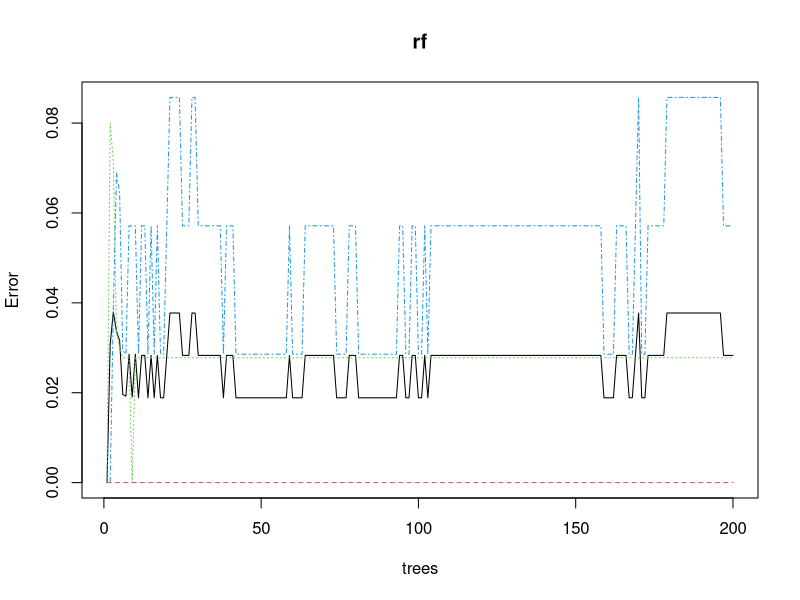
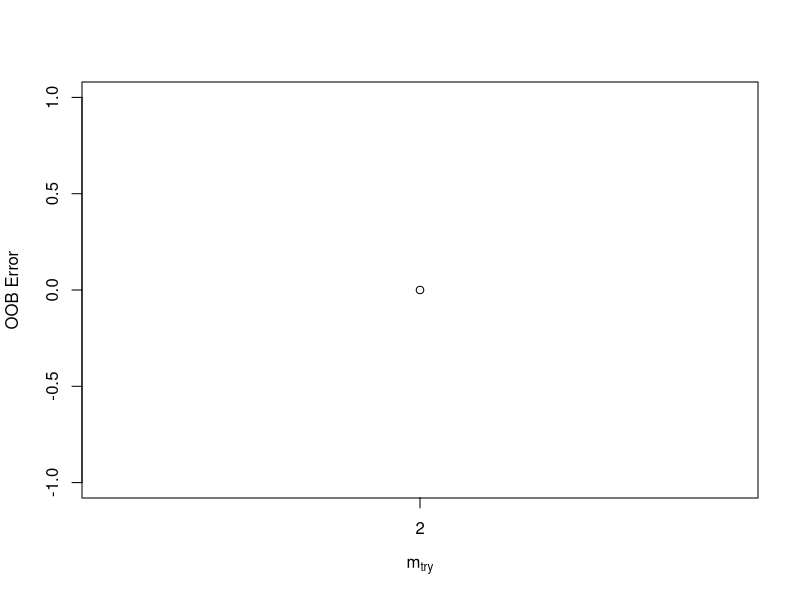
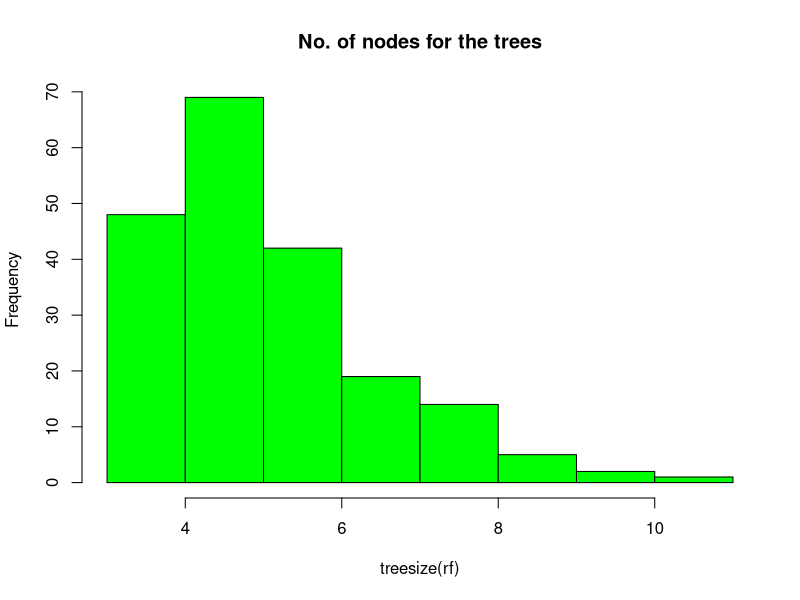
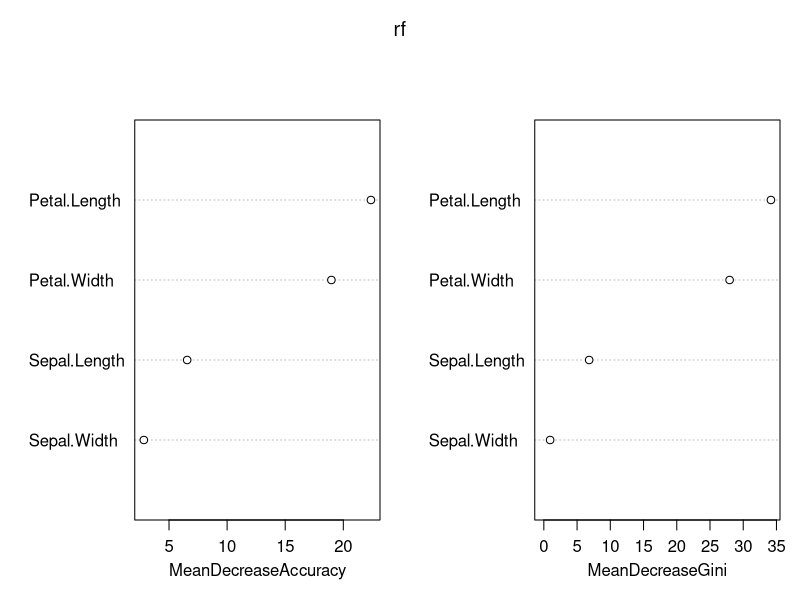
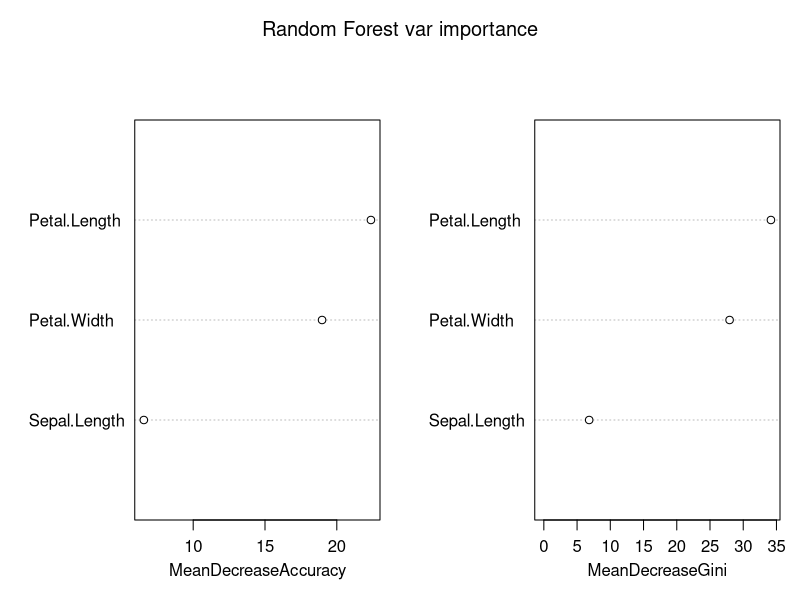
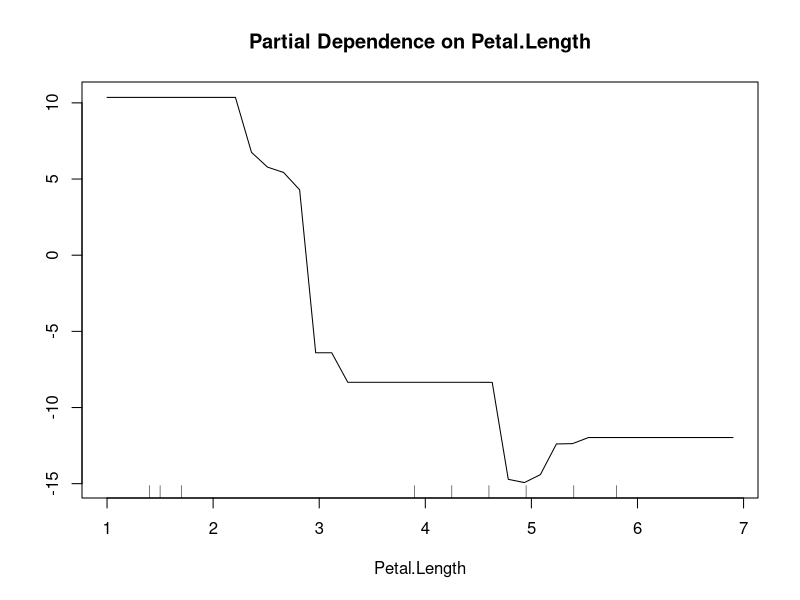
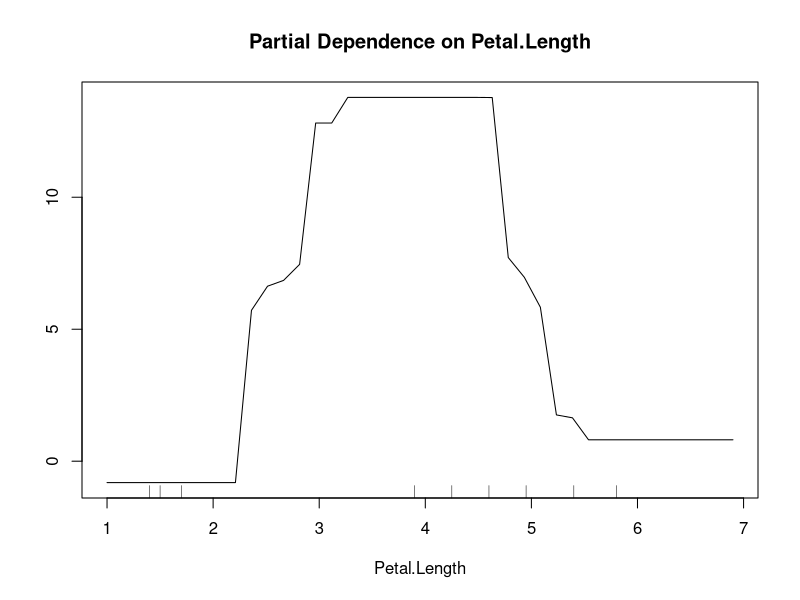
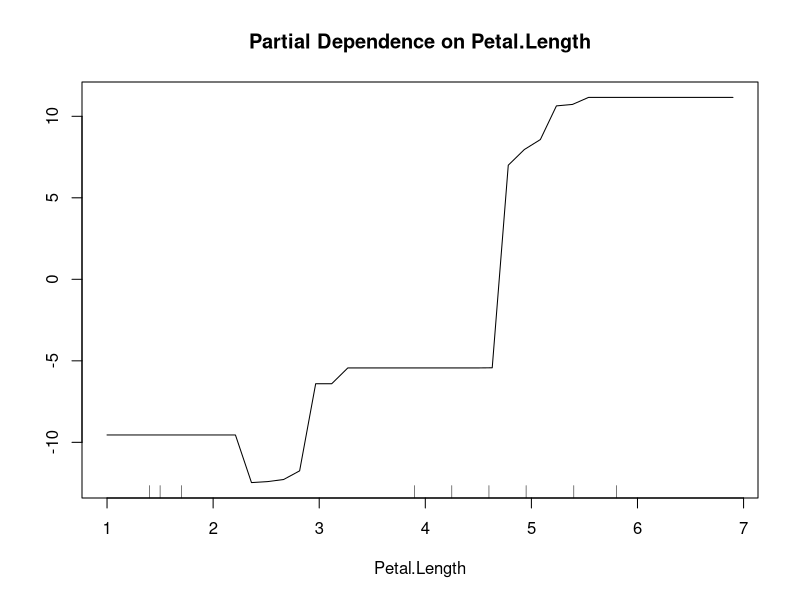

Write R code to recreate these figures, in order.
library(randomForest)
data("iris")
str(iris)
table(iris$Species)

#data partitioning
set.seed(123)#random sed enables this analysis to be repeateable
ind<- sample(2, nrow(iris), replace = T, prob = c(0.7, 0.3)) # partitioning the data into 70/ 30
traindata<-iris[ind==1,]
testdata<- iris[ind==2,]

#RandomForest
library(randomForest)
set.seed(222)
attach(iris) 
rf<-randomForest(Species~.,data = traindata, 
                 ntree = 200,
                 mtry = 2,
                 importance=T,
                 proximity=T)
print(rf)
attributes(rf)
rf$confusion

#prediction & confusion matrix - train data
library(caret)
pred1<-predict(rf, traindata)
head(pred1)
head(traindata$Species)
confusionMatrix(pred1, traindata$Species)

#prediction & confusion matrix - test data
pred2<-predict(rf, testdata)
confusionMatrix(pred2, testdata$Species)

#Error rate of Random Forest
plot(rf)

#Tune mtry
t<-tuneRF(traindata[, -4], traindata[,5],
       stepFactor = 1,
       plot = T,
       ntreeTry = 200,
       trace = T,
       improve = 0.05)

#No. of nodes for the trees
hist(treesize(rf), main = "No. of nodes for the trees",
     col = 'green')

#Variable importance
varImpPlot(rf)
varImpPlot(rf,
           sort = T,
           n.var = 3,
           main = 'Random Forest var importance')
importance(rf)#quantittive values
varUsed(rf)#finds which preditrs are actually used
#partial dependece plot, they show given a var what prediction class of the pred values
partialPlot(rf, traindata, Petal.Length, 'setosa')
partialPlot(rf, traindata, Petal.Length, 'versicolor')
partialPlot(rf, traindata, Petal.Length, 'virginica')

#Extract Single tree
getTree(rf, 1, labelVar = T)

#Multidimensional scalling plot of proximity matrix
MDSplot(rf, traindata$Species)
